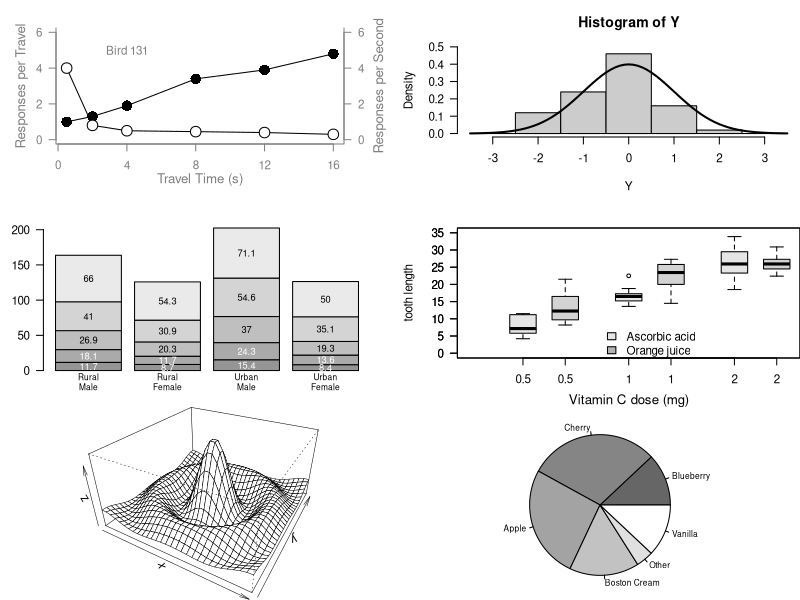

R code for this plot:


#
#  Comment:
# 
#  Examples of the use of standard high-level plotting functions.
# 
#  In each case, extra output is also added using low-level 
#  plotting functions.
#


par(mfrow=c(3, 2))

# Scatterplot
x <- c(0.5, 2, 4, 8, 12, 16)
y1 <- c(1, 1.3, 1.9, 3.4, 3.9, 4.8)
y2 <- c(4, .8, .5, .45, .4, .3)
par(las=1, mar=c(4, 4, 2, 4), cex=.7)
plot.new()
plot.window(range(x), c(0, 6))
lines(x, y1)
lines(x, y2)
points(x, y1, pch=16, cex=2)
points(x, y2, pch=21, bg="white", cex=2)
par(col="gray50", fg="gray50", col.axis="gray50")
axis(1, at=seq(0, 16, 4))
axis(2, at=seq(0, 6, 2))
axis(4, at=seq(0, 6, 2))
box(bty="u")
mtext("Travel Time (s)", side=1, line=2, cex=0.8)
mtext("Responses per Travel", side=2, line=2, las=0, cex=0.8)
mtext("Responses per Second", side=4, line=2, las=0, cex=0.8)
text(4, 5, "Bird 131")
par(mar=c(5.1, 4.1, 4.1, 2.1), col="black", fg="black", col.axis="black")

# Histogram
# Random data
Y <- rnorm(50)
# Make sure no Y exceed [-3.5, 3.5]
Y[Y < -3.5 | Y > 3.5] <- NA
x <- seq(-3.5, 3.5, .1)
dn <- dnorm(x)
par(mar=c(4.5, 4.1, 3.1, 0))
hist(Y, breaks=seq(-3.5, 3.5), ylim=c(0, 0.5), 
     col="gray80", freq=FALSE)
lines(x, dnorm(x), lwd=2)
par(mar=c(5.1, 4.1, 4.1, 2.1))

# Barplot
# Modified from example(barplot)
par(mar=c(2, 3.1, 2, 2.1))
midpts <- barplot(VADeaths, 
                  col=gray(0.5 + 1:5/12), 
                  names=rep("", 4))
mtext(sub(" ", "\n", colnames(VADeaths)),
      at=midpts, side=1, line=0.5, cex=0.5)
text(rep(midpts, each=5), apply(VADeaths, 2, cumsum) - VADeaths/2,
     VADeaths, 
     col=rep(c("white", "black"), times=2:3), 
     cex=0.8)
par(mar=c(5.1, 4.1, 4.1, 2.1))

# Boxplot
# Modified example(boxplot) - itself from suggestion by Roger Bivand
par(mar=c(3, 4.1, 2, 0))
     boxplot(len ~ dose, data = ToothGrowth,
             boxwex = 0.25, at = 1:3 - 0.2,
             subset= supp == "VC", col="gray90",
             xlab="",
             ylab="tooth length", ylim=c(0,35))
     mtext("Vitamin C dose (mg)", side=1, line=2.5, cex=0.8)
     boxplot(len ~ dose, data = ToothGrowth, add = TRUE,
             boxwex = 0.25, at = 1:3 + 0.2,

             subset= supp == "OJ")
     legend(1.5, 9, c("Ascorbic acid", "Orange juice"), 
            fill = c("gray90", "gray70"), 
            bty="n")
par(mar=c(5.1, 4.1, 4.1, 2.1))

# Persp
# Almost exactly example(persp)
    x <- seq(-10, 10, length= 30)
     y <- x
     f <- function(x,y) { r <- sqrt(x^2+y^2); 10 * sin(r)/r }
     z <- outer(x, y, f)
     z[is.na(z)] <- 1
# 0.5 to include z axis label
par(mar=c(0, 0.5, 0, 0), lwd=0.5)
     persp(x, y, z, theta = 30, phi = 30, 
 
           expand = 0.5)
par(mar=c(5.1, 4.1, 4.1, 2.1), lwd=1)

# Piechart
# Example 4 from help(pie)
par(mar=c(0, 2, 1, 2), xpd=FALSE, cex=0.5)
     pie.sales <- c(0.12, 0.3, 0.26, 0.16, 0.04, 0.12)
     names(pie.sales) <- c("Blueberry", "Cherry",
         "Apple", "Boston Cream", "Other", "Vanilla")
     pie(pie.sales, col = gray(seq(0.4,1.0,length=6))) 
